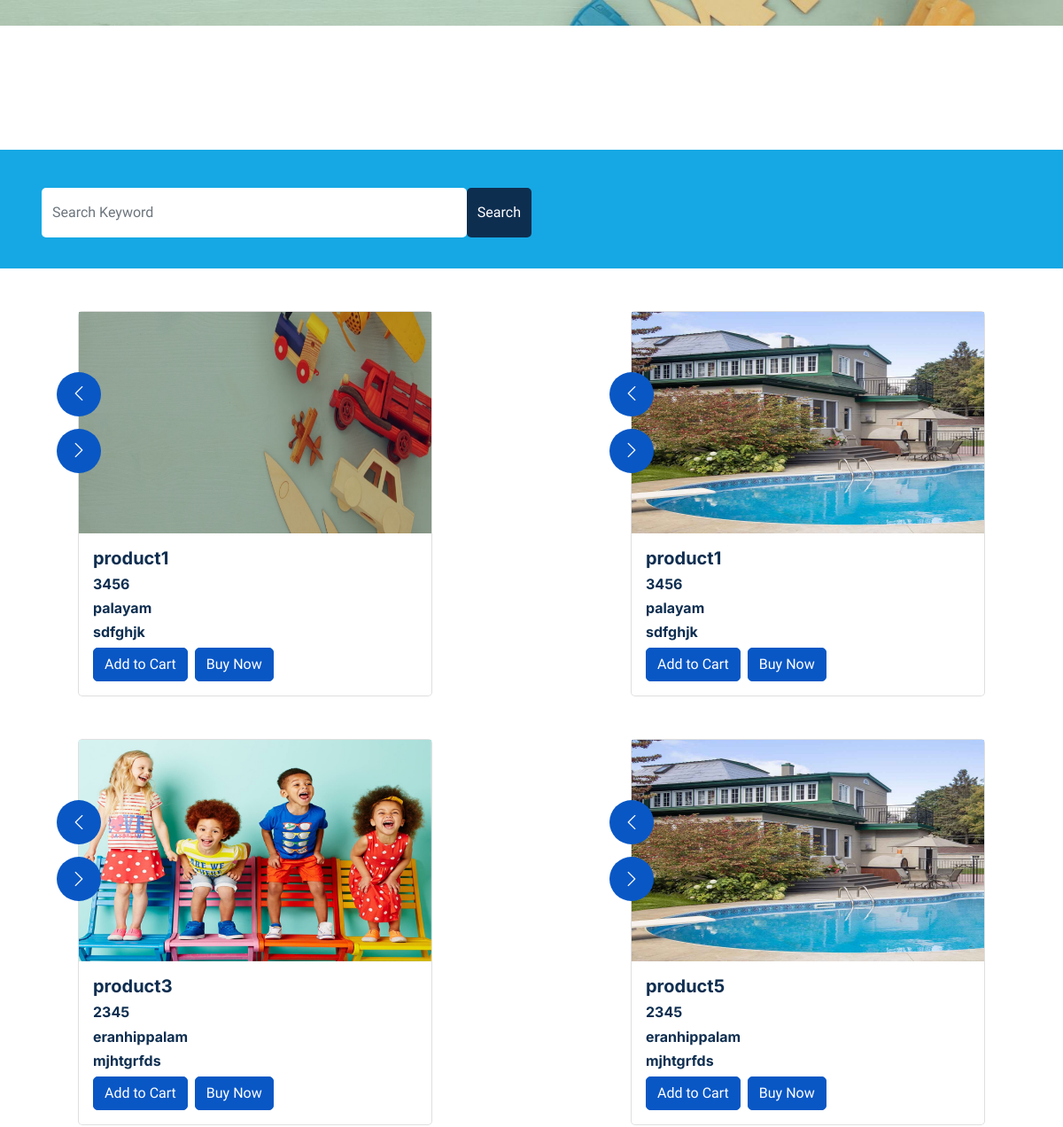
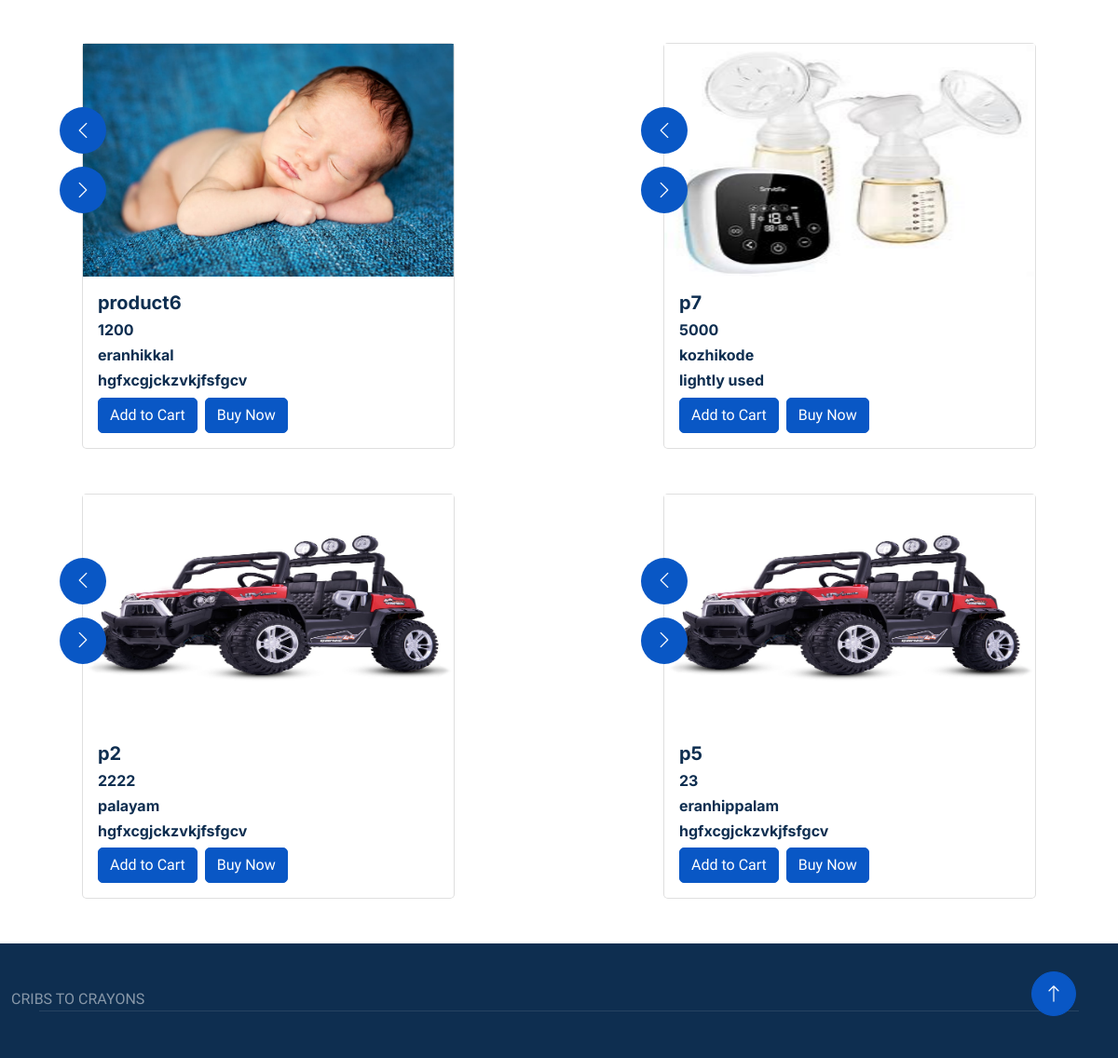
Page /purchase (lower part) on the earlier database version (2 pictures, top to bottom).
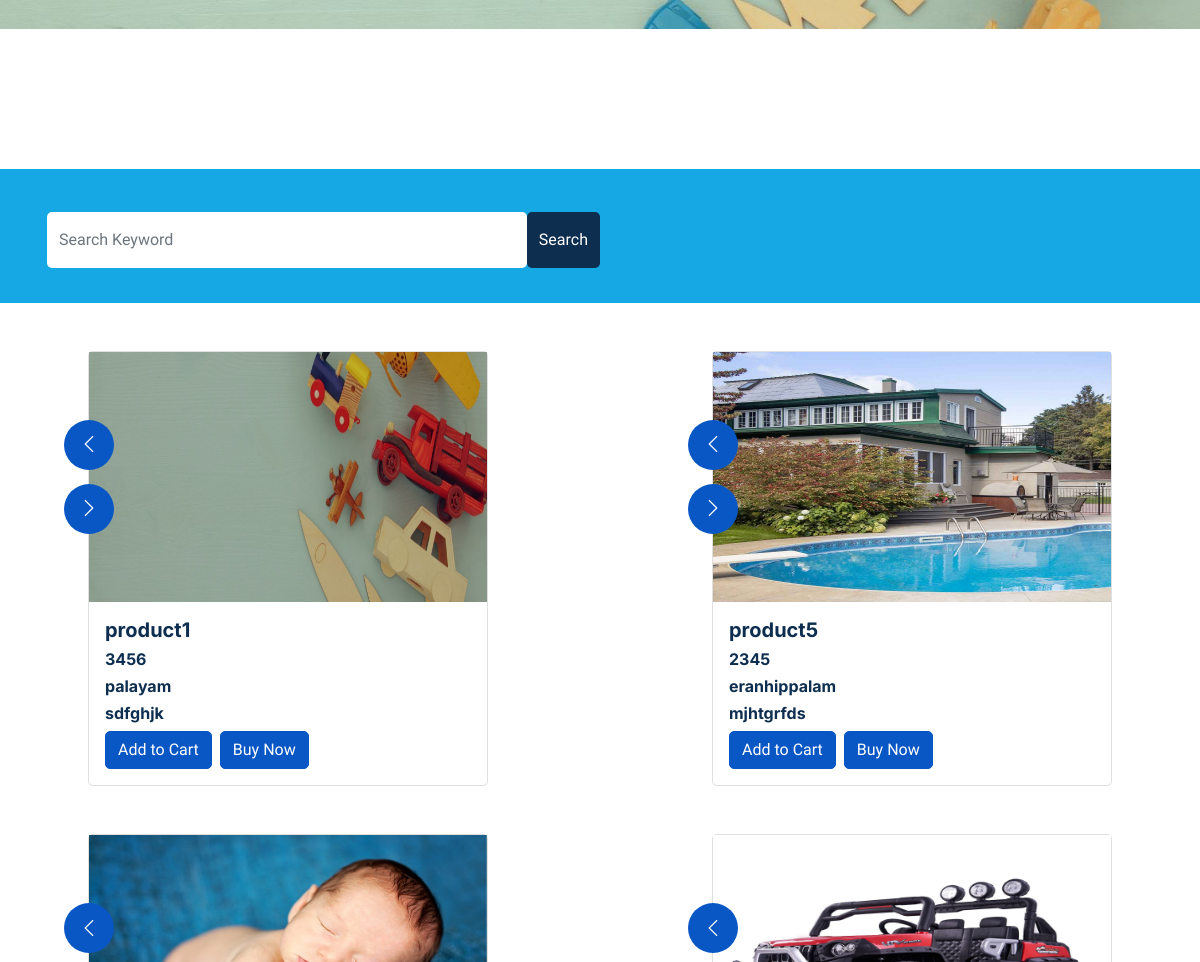
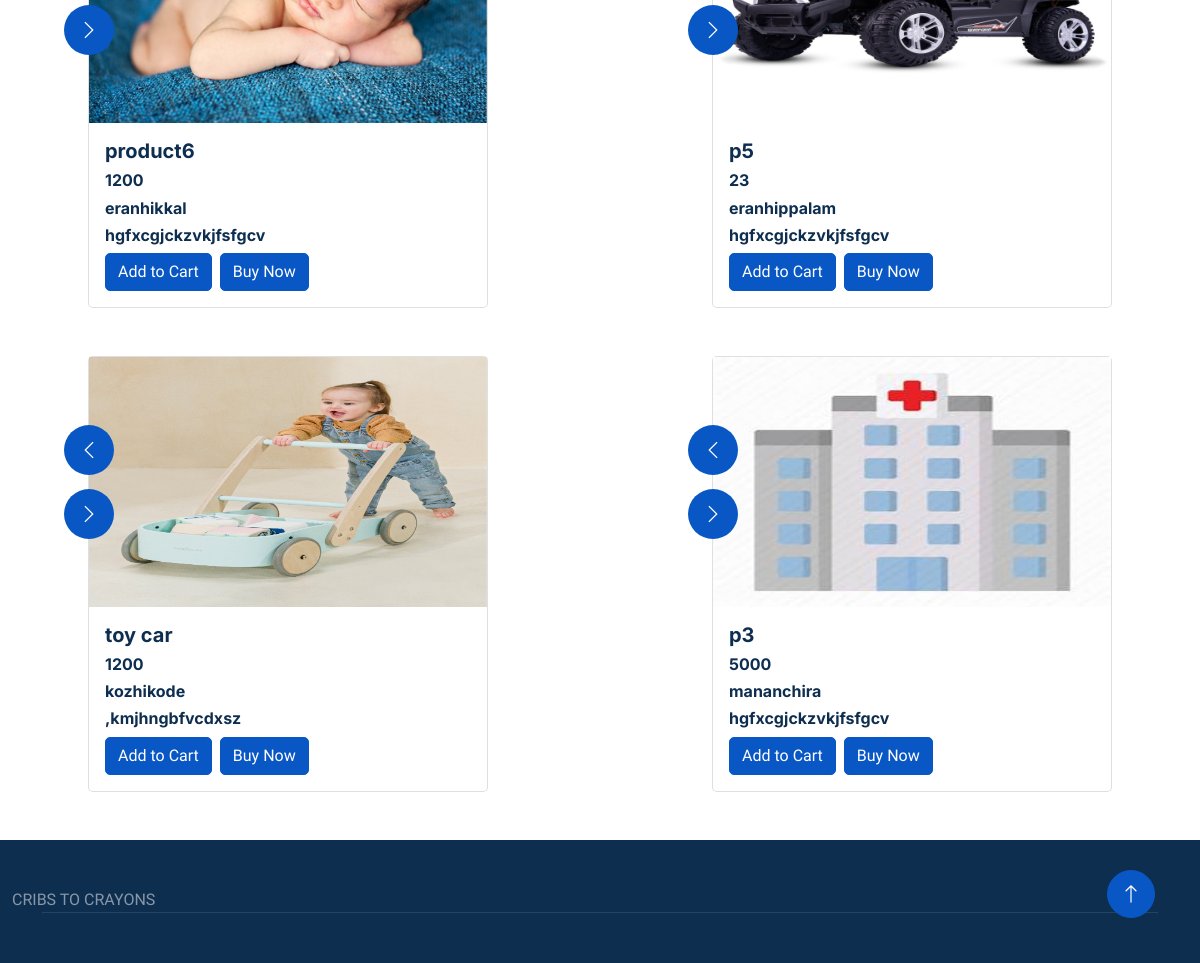
Same page on the later database version (2 pictures, top to bottom).
### app1/models.py (models this page shows)
class Product(models.Model):
    seller_id=models.ForeignKey(Seller,on_delete=models.CASCADE)
    product_name=models.CharField(max_length=30)
    price=models.IntegerField()
    product_details=models.CharField(max_length=100)
    location=models.CharField(max_length=30)
    image1=models.FileField(upload_to='product')
    image2=models.FileField(upload_to='product')
    image3=models.FileField(upload_to='product')

### app1/views.py (the view)
# urls.py: path('purchase',views.purchase,name="purchase"),
def purchase(request):
    product=Product.objects.all()
    context={
        'product':product
    }
    return render(request,'Customer/purchase.html',context)

### template/Customer/purchase.html (shortened to what this page needs)
<!DOCTYPE html>
<html lang="en">
{% load static %}
<head>
    <link href="https://cdnjs.cloudflare.com/ajax/libs/font-awesome/5.10.0/css/all.min.css" rel="stylesheet">
    <link href="https://cdn.jsdelivr.net/npm/bootstrap-icons@1.4.1/font/bootstrap-icons.css" rel="stylesheet">
    <link href="{% static 'js/animate.min.css' %}" rel="stylesheet">
    <link href="{% static 'js/owl.carousel.min.css' %}" rel="stylesheet">
    <link href="{% static 'css/bootstrap.min.css' %}" rel="stylesheet">
    <link href="{% static 'css/style.css' %}" rel="stylesheet">
</head>
<body>
    <div class="container-xxl bg-white p-0">
<div class="bb">
<br>
<br>
<br>
<br>
<br>
<br>
<br>
<br>
<br>
<div class="container-fluid">
<h3>
    "From Cribs to Toys, <br>
Everything Your Little One Needs, Resold with Love!"<br>
<br>
<br>
<br>
<br>
<br>
<br>
<br>
<br>
<br>
<br>
<br>
<br>
<br>
</h3>
</div>
</div>
<div class="container-fluid bg-primary mb-5 wow fadeIn" data-wow-delay="0.1s" style="padding: 35px;">
    <div class="container">
        <div class="row g-2">
            <form method="get" action="{% url 'productsearch'%}">
            <div class=" col-md-6 d-flex ">
                <input type="text" class="form-control border-0 py-3" placeholder="Search Keyword" name="search">
                <div>
                <button class="btn btn-dark border-0 w-100 py-3">Search</button>
            </div>
        </div>
        </form>
    </div>
    </div>
</div>
                        <div class="d-flex justify-content-around w-100 gap-5 flex-wrap">
                            {% for i in product %}
                        <div class="card" style="width: 25rem;">
                            <div class="owl-carousel header-carousel" >
                                <div class="owl-carousel-item">
                                    <img class="" src="{{ i.image1.url }}"   alt="" height="250px">
                                </div>
                            </div>
                            <div class="card-body">
                              <h5 class="card-title">{{ i.product_name }}</h5>
                              <h6 class="card-title">{{ i.price }}</h6>
                              <h6 class="card-title">{{ i.location }}</h6>
                              <h6 class="card-title">{{ i.product_details }}</h6>
                              <div class="d-flex gap-2">
                                  <a href="{% url 'addtocart' id=i.id %}" class="btn btn-primary">Add to Cart</a>
                                  <a href="{% url 'productbooking' id=i.id %}" class="btn btn-primary">Buy Now</a>
                                </div>
                            </div>
                        </div>
                          {% endfor %}
                    </div>
        <div class="container-fluid bg-dark text-white-50 footer pt-5 mt-5 wow fadeIn" data-wow-delay="0.1s">
            CRIBS TO CRAYONS
            <div class="container">
                <div class="copyright">
                </div>
            </div>
        </div>
        <a href="#" class="btn btn-lg btn-primary btn-lg-square back-to-top"><i class="bi bi-arrow-up"></i></a>
    </div>
</body>
</html>

### static/css/style.css (style rules this page uses)
:root { --primary: #0957c5; --secondary: #2264ff; --light: #EFFDF5; --dark: #2551d3; }
.back-to-top { position: fixed; display: none; right: 45px; bottom: 45px; z-index: 99; }
.btn { transition: .5s; }
.btn.btn-primary, .btn.btn-secondary { color: #FFFFFF; }
.btn-lg-square { width: 48px; height: 48px; }
.btn-square, .btn-sm-square, .btn-lg-square { padding: 0; display: flex; align-items: center; justify-content: center; font-weight: normal; border-radius: 50px; }
.footer .copyright { padding: 25px 0; font-size: 15px; border-top: 1px solid rgba(256, 256, 256, .1); }

Differences in the rows shown:
removed Product: image1 (picture), product_name "product1", price "3456", location "palayam", product_details "sdfghjk"
removed Product: image1 (picture), product_name "product3", price "2345", location "eranhippalam", product_details "mjhtgrfds"
removed Product: image1 (picture), product_name "p7", price "5000", location "kozhikode", product_details "lightly used"
removed Product: image1 (picture), product_name "p2", price "2222", location "palayam", product_details "hgfxcgjckzvkjfsfgcv"
added Product: image1 (picture), product_name "toy car", price "1200", location "kozhikode", product_details ",kmjhngbfvcdxsz"
added Product: image1 (picture), product_name "p3", price "5000", location "mananchira", product_details "hgfxcgjckzvkjfsfgcv"
